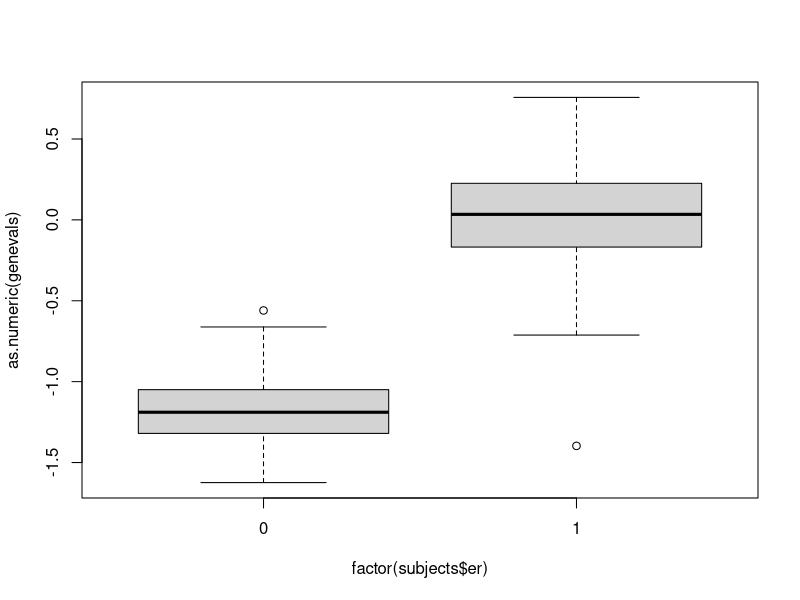
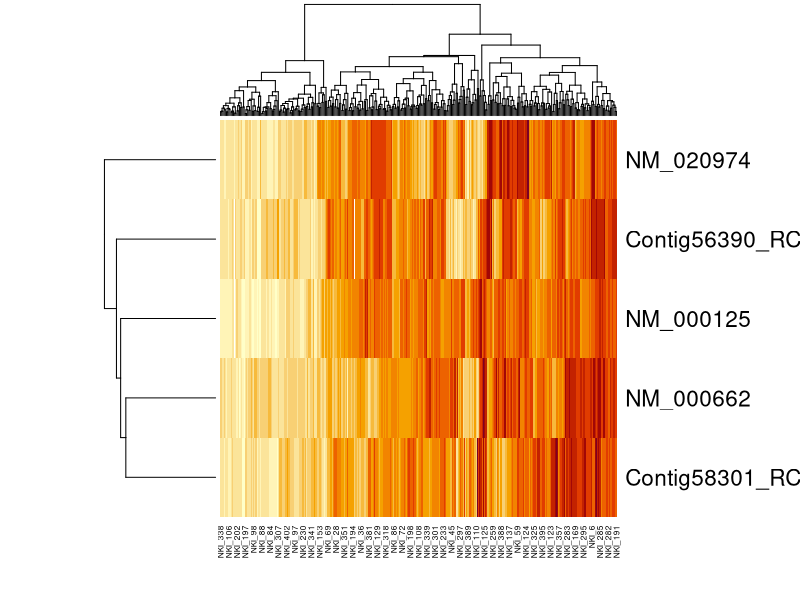

These figures' R source, in order:
## ---- chunk 1
evals <- read.delim("Day_2_scripts/gene.expression.txt",stringsAsFactors = FALSE)
genes <- read.delim("Day_2_scripts/gene.description.txt")
subjects <- read.delim("Day_2_scripts/cancer.patients.txt")
## ---- chunk 2
genename <- "ESR1"
ind <- match(genename, genes[,2])
probe <- genes[ind,1]
evals[match(probe,rownames(evals)),1:10]
genevals <- evals[match(probe,rownames(evals)),]

## ---- chunk 3
boxplot(as.numeric(genevals)~factor(subjects$er))
t.test(as.numeric(genevals)~factor(subjects$er))
## ---- chunk 4
genelist <- c("ESR1", "NAT1", "SUSD3","SLC7A2" ,"SCUBE2")
probes <- genes[match(genelist,genes[,2]),1]
evals[match(probes,rownames(genes)),1:5]
## ---- chunk 5
heatmap(as.matrix(evals[match(probes,rownames(genes)),]))
